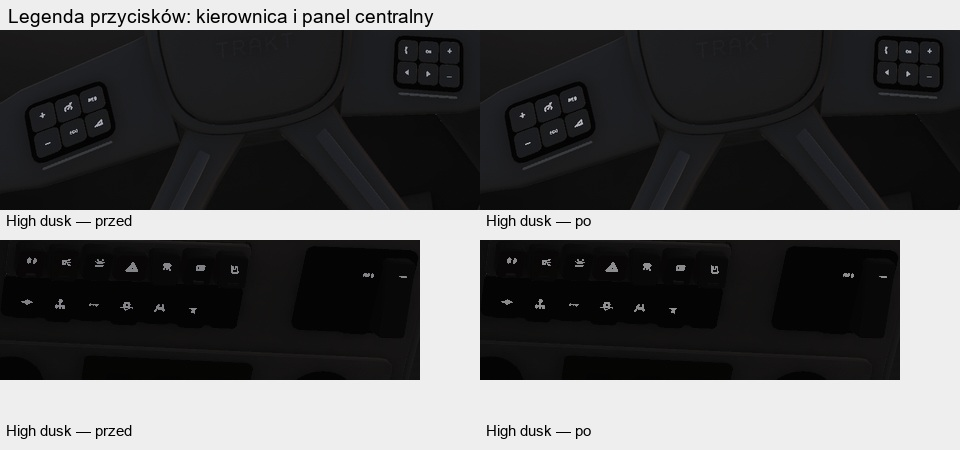
#> input picture artifacts/cab-r3/backlight-details-High-960.jpg, 960 x 450 px, given in place of cab-driver.png, which was not available
$ python review-sheets.py
#> lines starting #> are read from the running program, lines starting #| are printed output that depends on the picture
#> `sheet = Image.new('RGB', (960, 660), '#eeeeee')`: sheet: PIL image 960x660 RGB; every value is 238
"""Local review artifacts only. Run inside the branch's heavy slot, after World is terminal."""
from pathlib import Path
from PIL import Image, ImageDraw, ImageFont, ImageOps

ROOT = Path(__file__).resolve().parent
FONT = ImageFont.truetype('C:/Windows/Fonts/arial.ttf', 15)
TITLE = ImageFont.truetype('C:/Windows/Fonts/arial.ttf', 19)
VIEWS = ('cab-driver', 'cab-dash', 'cab-mirrors-left', 'cab-mirrors-right',
         'cab-mirror-front', 'cab-grain', 'cab-seat-entry')
STAGES = ('baseline', 'result-0112-night1')

def tile(path, size):
#> called with size = (320, 180)
    with Image.open(path) as source:
#> source is the input picture: PIL image 960x450 RGB; mean R, G, B 89.1, 89.1, 89.6
        return ImageOps.contain(source.convert('RGB'), size, Image.Resampling.LANCZOS)
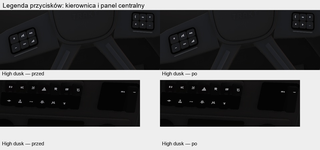
#> returned value: PIL image 320x150 RGB; mean R, G, B 89.1, 89.1, 89.7

for stage in STAGES:
    for tier in ('Low', 'High'):
        for light in ('clear', 'overcast', 'dusk'):
            state = f'{tier}-{light}'
            sheet = Image.new('RGB', (960, 660), '#eeeeee')
            draw = ImageDraw.Draw(sheet)
            draw.text((8, 5), f'{stage} — {state}', fill='black', font=TITLE)
            for i, view in enumerate(VIEWS):
                x, y = (i % 3) * 320, 32 + (i // 3) * 208
                sheet.paste(tile(ROOT/stage/state/f'{view}.png', (320, 180)), (x, y))
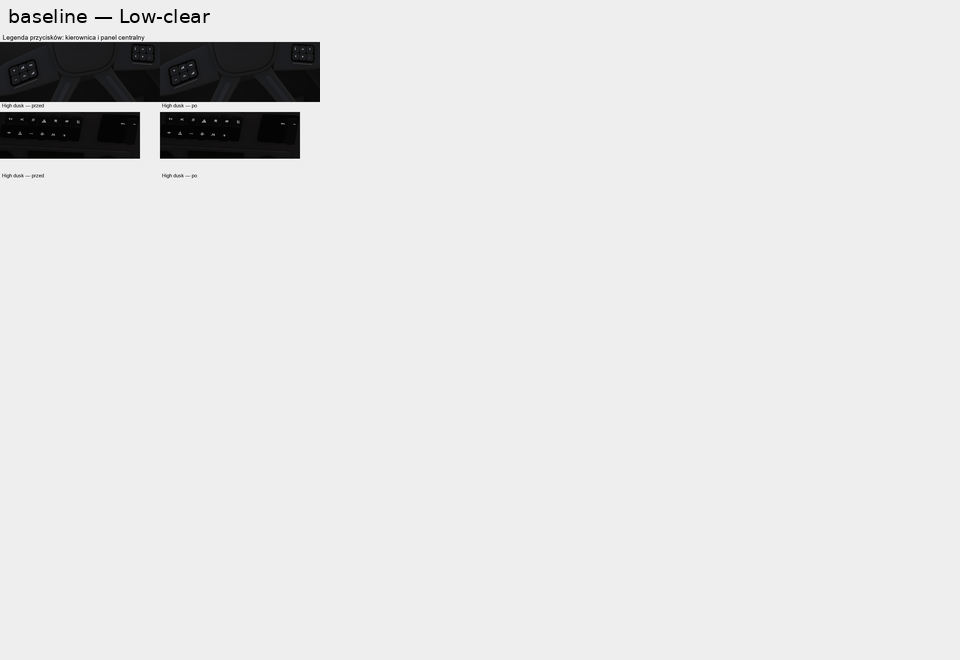
#> sheet: PIL image 960x660 RGB; mean R, G, B 226.4, 226.4, 226.5
#> (the run stopped early here; a loop or call above may not have finished)

$ run again, on artifacts/cab-r3/baseline-High-overcast-960.jpg
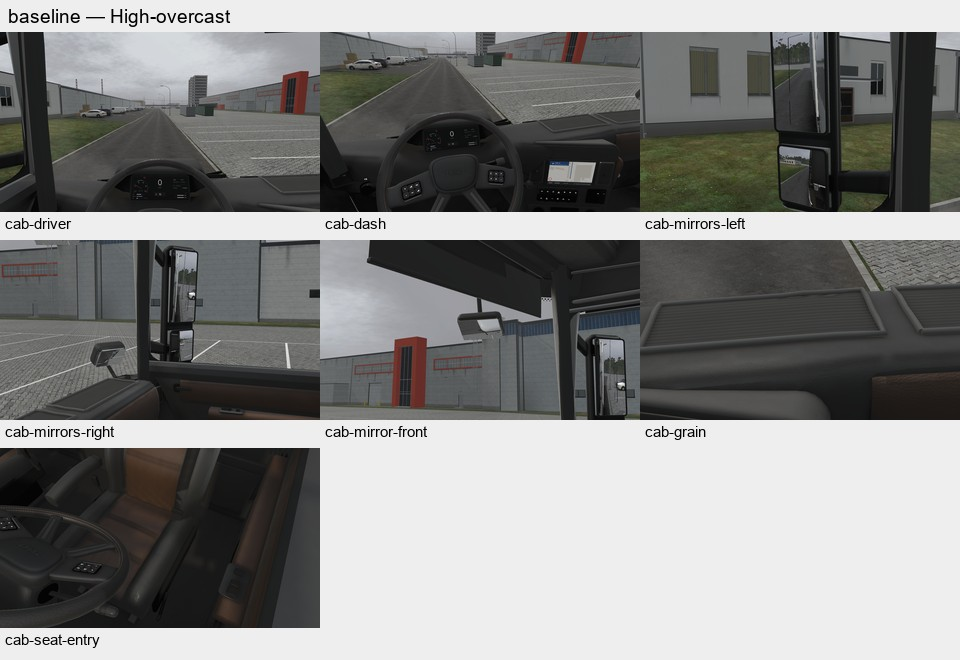
#> input picture artifacts/cab-r3/baseline-High-overcast-960.jpg, 960 x 660 px, given in place of cab-driver.png, which was not available
#> in tile, source is the input picture: PIL image 960x660 RGB; mean R, G, B 132.8, 132.9, 131.6
#> in tile, `return ImageOps.contain(source.convert('RGB'), size, Image.Resampling...`:
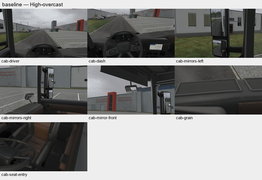
#> returned value: PIL image 262x180 RGB; mean R, G, B 132.7, 132.9, 131.6
#> `sheet.paste(tile(ROOT/stage/state/f'{view}.png', (320, 180)), (x, y))`:
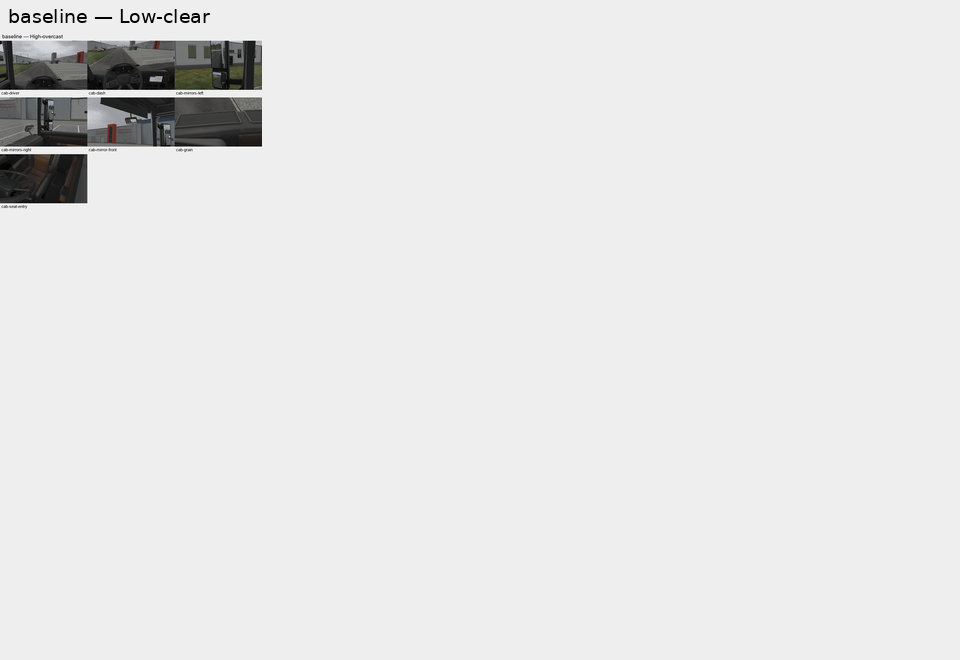
#> sheet: PIL image 960x660 RGB; mean R, G, B 229.9, 229.9, 229.8

$ run again, on artifacts/cab-r3/baseline-Low-clear-960.jpg
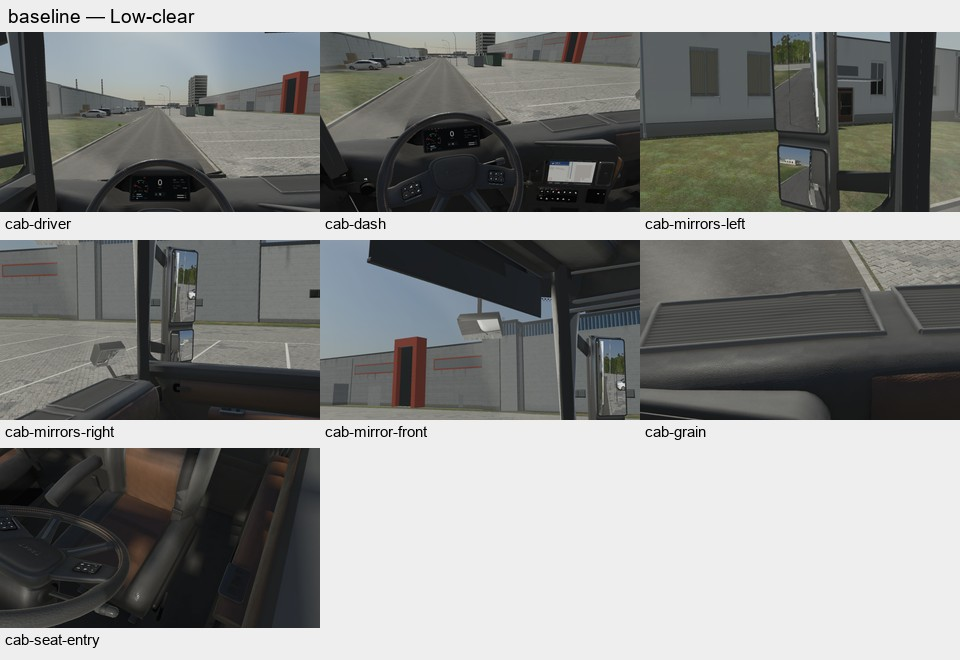
#> input picture artifacts/cab-r3/baseline-Low-clear-960.jpg, 960 x 660 px, given in place of cab-driver.png, which was not available
#> in tile, source is the input picture: PIL image 960x660 RGB; mean R, G, B 137.3, 138.2, 136.6
#> in tile, `return ImageOps.contain(source.convert('RGB'), size, Image.Resampling...`:
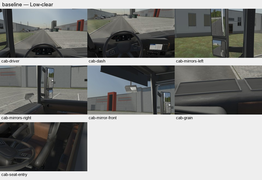
#> returned value: PIL image 262x180 RGB; mean R, G, B 137.3, 138.2, 136.6
#> `sheet.paste(tile(ROOT/stage/state/f'{view}.png', (320, 180)), (x, y))`:
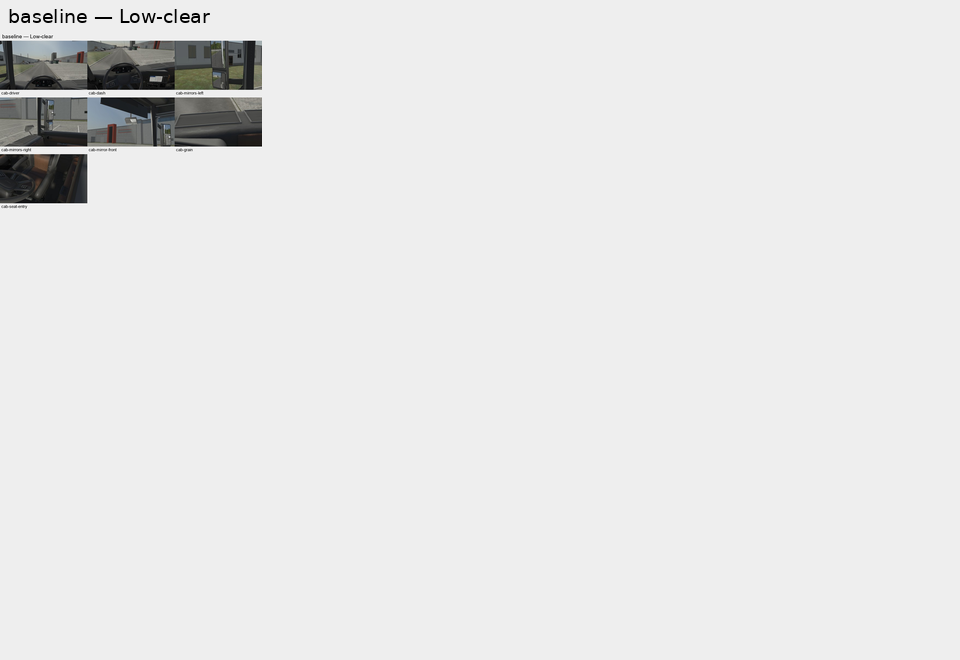
#> sheet: PIL image 960x660 RGB; mean R, G, B 230.2, 230.3, 230.2

$ run again, on artifacts/cab-r3/baseline-Low-dusk-960.jpg
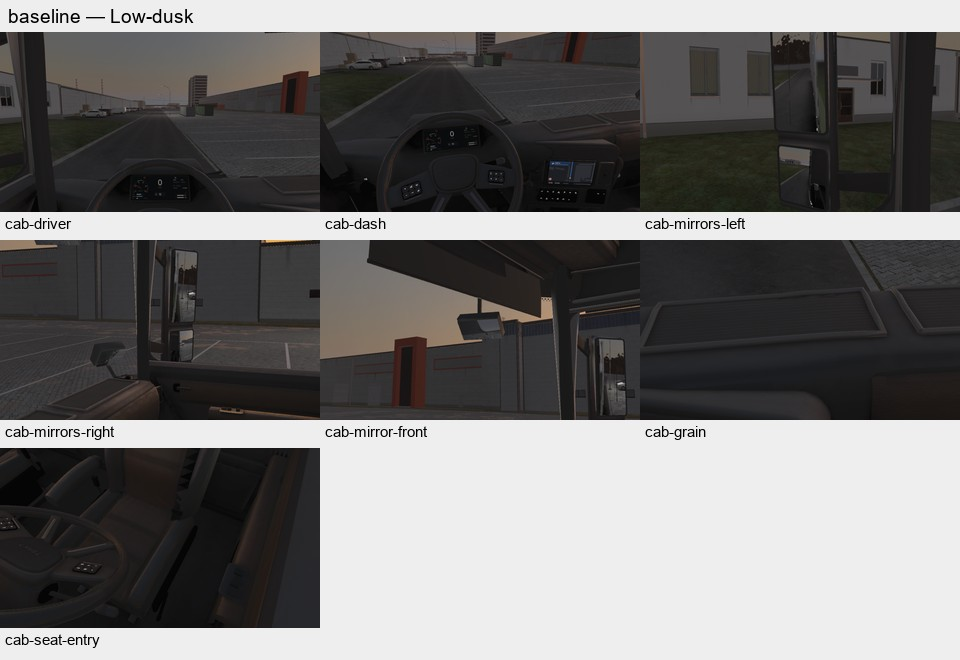
#> input picture artifacts/cab-r3/baseline-Low-dusk-960.jpg, 960 x 660 px, given in place of cab-driver.png, which was not available
#> in tile, source is the input picture: PIL image 960x660 RGB; mean R, G, B 115.6, 114.3, 113.6
#> in tile, `return ImageOps.contain(source.convert('RGB'), size, Image.Resampling...`:
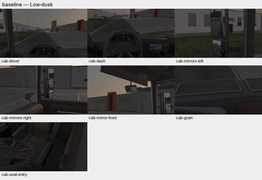
#> returned value: PIL image 262x180 RGB; mean R, G, B 115.6, 114.3, 113.6
#> `sheet.paste(tile(ROOT/stage/state/f'{view}.png', (320, 180)), (x, y))`:
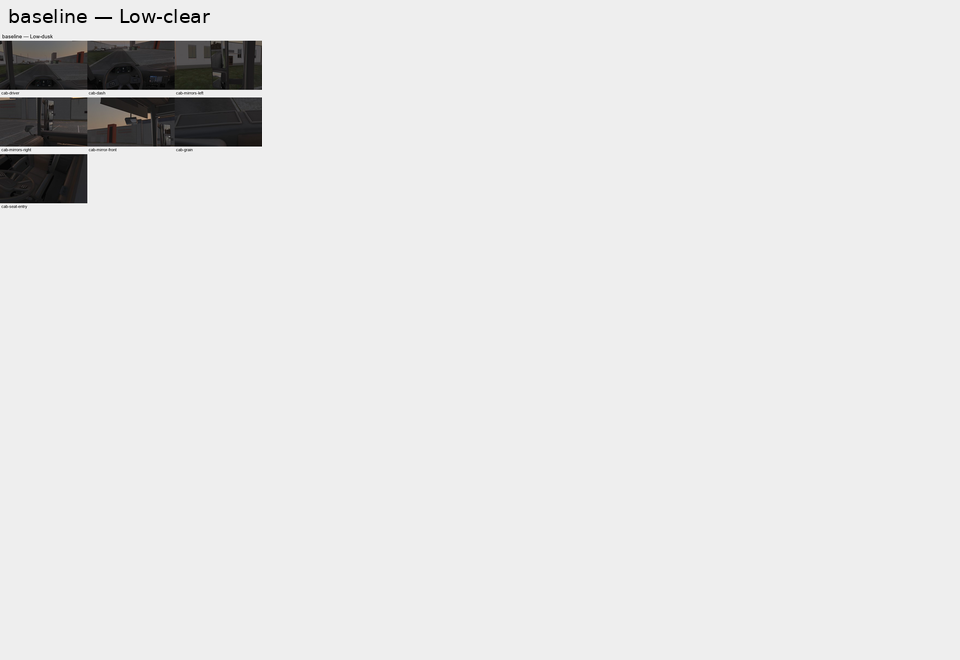
#> sheet: PIL image 960x660 RGB; mean R, G, B 228.6, 228.5, 228.5
